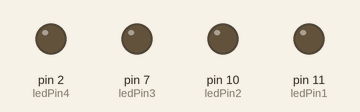
Simulated run of this sketch. Board: Arduino Uno, built with avr-gcc and run on an emulated ATmega328P. Parts: output pins drawn as LEDs (lit = HIGH).

Above: at 0.5 s.
At 2.5 s:
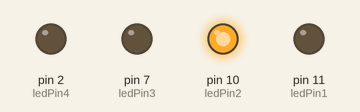
At 4.5 s:
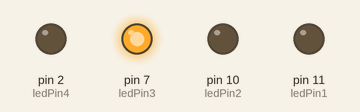
At 9.5 s:
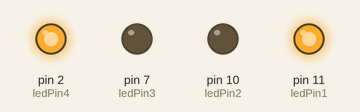
At 14.5 s:
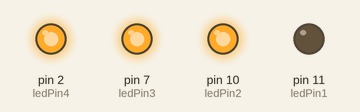
At 19.5 s:
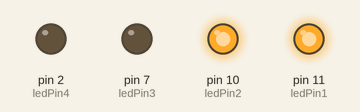
Timing chart, 0 to 20.8 s (numbered marks = the images above):
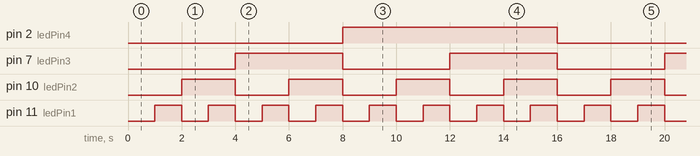

Measured:
- by itself, pin 2 (ledPin4): alternates HIGH for 8.0 s and LOW for 8.0 s
- by itself, pin 7 (ledPin3): alternates HIGH for 4.0 s and LOW for 4.0 s
- by itself, pin 10 (ledPin2): alternates HIGH for 2.0 s and LOW for 2.0 s
- by itself, pin 11 (ledPin1): alternates HIGH for 1.0 s and LOW for 1.0 s

The sketch:

4leds.ino
```cpp
int ledPin1 = 11;
int ledPin2 = 10;
int ledPin3 = 7;
int ledPin4 = 2;

int blinkInterval = 1000;

void setup() {
  // Initialize LED pins as outputs
  pinMode(ledPin1, OUTPUT);
  pinMode(ledPin2, OUTPUT);
  pinMode(ledPin3, OUTPUT);
  pinMode(ledPin4, OUTPUT);
}

void loop() {
  // BCD pattern for all 16 combinations
  digitalWrite(ledPin1, LOW);
  digitalWrite(ledPin2, LOW);
  digitalWrite(ledPin3, LOW);
  digitalWrite(ledPin4, LOW);
  delay(blinkInterval);

  digitalWrite(ledPin1, HIGH);
  digitalWrite(ledPin2, LOW);
  digitalWrite(ledPin3, LOW);
  digitalWrite(ledPin4, LOW);
  delay(blinkInterval);

  digitalWrite(ledPin1, LOW);
  digitalWrite(ledPin2, HIGH);
  digitalWrite(ledPin3, LOW);
  digitalWrite(ledPin4, LOW);
  delay(blinkInterval);

  digitalWrite(ledPin1, HIGH);
  digitalWrite(ledPin2, HIGH);
  digitalWrite(ledPin3, LOW);
  digitalWrite(ledPin4, LOW);
  delay(blinkInterval);

  digitalWrite(ledPin1, LOW);
  digitalWrite(ledPin2, LOW);
  digitalWrite(ledPin3, HIGH);
  digitalWrite(ledPin4, LOW);
  delay(blinkInterval);

  digitalWrite(ledPin1, HIGH);
  digitalWrite(ledPin2, LOW);
  digitalWrite(ledPin3, HIGH);
  digitalWrite(ledPin4, LOW);
  delay(blinkInterval);

  digitalWrite(ledPin1, LOW);
  digitalWrite(ledPin2, HIGH);
  digitalWrite(ledPin3, HIGH);
  digitalWrite(ledPin4, LOW);
  delay(blinkInterval);

  digitalWrite(ledPin1, HIGH);
  digitalWrite(ledPin2, HIGH);
  digitalWrite(ledPin3, HIGH);
  digitalWrite(ledPin4, LOW);
  delay(blinkInterval);

  digitalWrite(ledPin1, LOW);
  digitalWrite(ledPin2, LOW);
  digitalWrite(ledPin3, LOW);
  digitalWrite(ledPin4, HIGH);
  delay(blinkInterval);

  digitalWrite(ledPin1, HIGH);
  digitalWrite(ledPin2, LOW);
  digitalWrite(ledPin3, LOW);
  digitalWrite(ledPin4, HIGH);
  delay(blinkInterval);

  digitalWrite(ledPin1, LOW);
  digitalWrite(ledPin2, HIGH);
  digitalWrite(ledPin3, LOW);
  digitalWrite(ledPin4, HIGH);
  delay(blinkInterval);

  digitalWrite(ledPin1, HIGH);
  digitalWrite(ledPin2, HIGH);
  digitalWrite(ledPin3, LOW);
  digitalWrite(ledPin4, HIGH);
  delay(blinkInterval);

  digitalWrite(ledPin1, LOW);
  digitalWrite(ledPin2, LOW);
  digitalWrite(ledPin3, HIGH);
  digitalWrite(ledPin4, HIGH);
  delay(blinkInterval);

  digitalWrite(ledPin1, HIGH);
  digitalWrite(ledPin2, LOW);
  digitalWrite(ledPin3, HIGH);
  digitalWrite(ledPin4, HIGH);
  delay(blinkInterval);

  digitalWrite(ledPin1, LOW);
  digitalWrite(ledPin2, HIGH);
  digitalWrite(ledPin3, HIGH);
  digitalWrite(ledPin4, HIGH);
  delay(blinkInterval);

  digitalWrite(ledPin1, HIGH);
  digitalWrite(ledPin2, HIGH);
  digitalWrite(ledPin3, HIGH);
  digitalWrite(ledPin4, HIGH);
  delay(blinkInterval);
}
```
